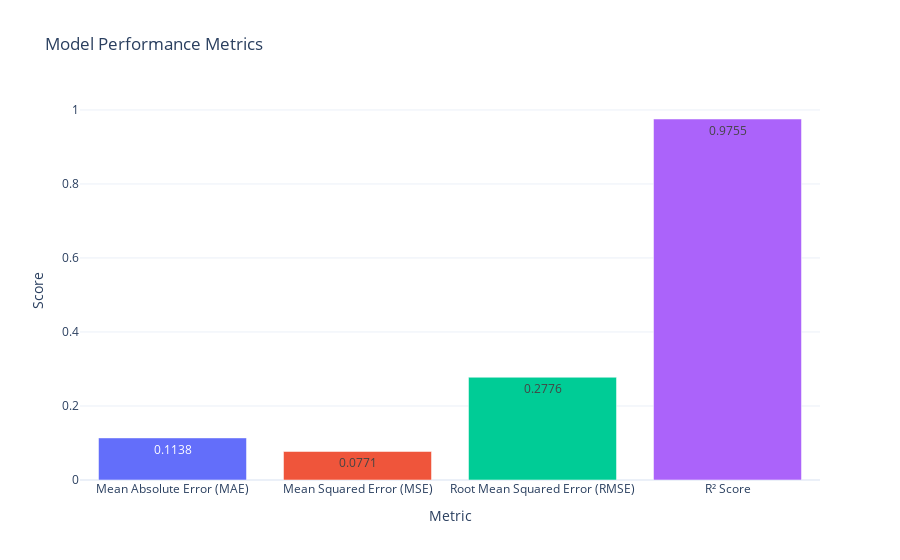

Notebook code cell kept with this figure:
### Code cell
import plotly.graph_objects as go

# Model performance metrics
metrics = {
    'Mean Absolute Error (MAE)': mae,
    'Mean Squared Error (MSE)': mse,
    'Root Mean Squared Error (RMSE)': rmse,
    'R² Score': r2
}

# Creating an interactive bar chart
fig = go.Figure(data=[
    go.Bar(
        x=list(metrics.keys()),
        y=list(metrics.values()),
        text=[f"{metric:.4f}" for metric in metrics.values()],
        textposition='auto',
        marker_color=['#636EFA', '#EF553B', '#00CC96', '#AB63FA']
    )
])

# Adding titles and formatting
fig.update_layout(
    title="Model Performance Metrics",
    xaxis_title="Metric",
    yaxis_title="Score",
    template="plotly_white"
)

# Show plot
fig.show()

### Figure 1 — Plotly figure (JSON) as saved in the notebook; plotly's stock layout.template omitted (floating-point values rounded to 4 significant figures)
{"data": [{"marker": {"color": ["#636EFA", "#EF553B", "#00CC96", "#AB63FA"]}, "text": ["0.1138", "0.0771", "0.2776", "0.9755"], "textposition": "auto", "type": "bar", "x": ["Mean Absolute Error (MAE)", "Mean Squared Error (MSE)", "Root Mean Squared Error (RMSE)", "R² Score"], "y": [0.1138, 0.07707, 0.2776, 0.9755]}], "layout": {"autosize": true, "title": {"text": "Model Performance Metrics"}, "xaxis": {"autorange": true, "range": [-0.5, 3.5], "title": {"text": "Metric"}, "type": "category"}, "yaxis": {"autorange": true, "range": [0, 1.027], "title": {"text": "Score"}, "type": "linear"}}}
